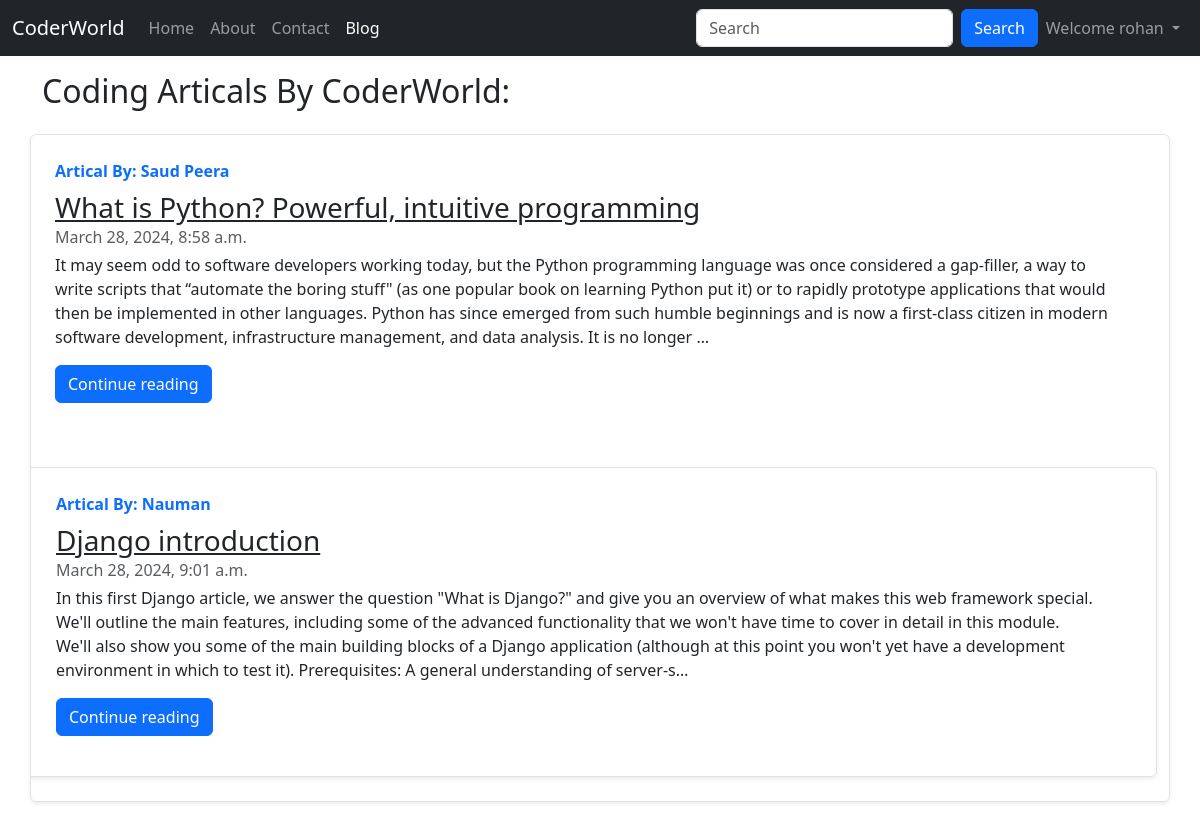
Screenshot of /blog/ (signed in) with the database file from the repository.
### blog/models.py (models this page shows)
class Post(models.Model):
    sno = models.AutoField(primary_key=True)
    Title= models.CharField(max_length=255)
    content= models.TextField()
    author=models.CharField(max_length=20)
    slug=models.CharField(max_length=130)
    timeStamp=models.DateTimeField(blank=True)
    def __str__(self):
        return self.Title + ' by ' + self.author

### blog/views.py (the view)
# urls.py: path('',views.bloghome,name='bloghome'),
def bloghome(request):
    allpost=Post.objects.all()
    print(allpost)
    context = {
        "allpost" :allpost
        }
    return render(request,'blog/bloghome.html', context)

### templates/blog/bloghome.html (shortened to what this page needs)
{% extends "base.html" %}
{% block blogactive %} active {% endblock blogactive %}
{% block body %}
<div class="container my-3">
    <h2>Coding Articals By CoderWorld:</h2>
    {% for post in allpost %}
    <div class="row no-gutters border rounded overflow-hidden flex-md-row my-4 shadow-sm h-md-250 position-relative">
        <div class="col p-4 d-flex flex-column position-static">
            <strong class="d-inline-block mb-2 text-primary">Artical By: {{post.author}}</strong>
            <h3 class="mb-0"><a class="text-dark" href="/blog/{{post.slug}}">{{post.Title}}</a></h3>
            <div class="mb-1 text-muted">{{post.timeStamp}}</div>
            <p class="card-text mb-auto">{{post.content |truncatechars:500}}</p>
            <div class="my-3">
                <a href="/blog/{{post.slug}}" role="button" class="btn btn-primary">Continue reading</a>
            </div>
        </div>
        <div class="col-auto d-none d-lg-block">
        </div>
        {% endfor %}
    </div>
    {% endblock body %}

### templates/base.html (shortened to what this page needs)
<!doctype html>
<html lang="en">
<head>
  <link href="https://cdn.jsdelivr.net/npm/bootstrap@5.3.3/dist/css/bootstrap.min.css" rel="stylesheet"
>
</head>
<body>
  <nav class="navbar navbar-expand-lg navbar-dark bg-dark">
    <div class="container-fluid">
      <a class="navbar-brand" href="/">CoderWorld</a>
      <div class="collapse navbar-collapse" id="navbarSupportedContent">
        <ul class="navbar-nav me-auto mb-2 mb-lg-0">
          <li class="nav-item ">
            <a class="nav-link {% block homeactive %} {% endblock homeactive %}" aria-current="page" href="/">Home</a>
          </li>
          <li class="nav-item ">
            <a class="nav-link {% block aboutactive %} {% endblock aboutactive %}" href="/about">About</a>
          </li>
          <li class="nav-item ">
            <a class="nav-link {% block contactactive %} {% endblock contactactive %}" href="/contact">Contact</a>
          </li>
          <li class="nav-item ">
            <a class="nav-link {% block blogactive %} {% endblock blogactive %}" href="/blog">Blog</a>
          </li>
        </ul>
        <form method="get" action="/Search" class="d-flex" role="search">
          <input class="form-control me-2" type="search" placeholder="Search" aria-label="Search" name="querry"
            id="querry">
          <button class="btn btn-primary" type="Search">Search</button>
        </form>
        {% if user.is_authenticated %}
        <ul class="navbar-nav ml-auto mr-2 ">
          <li class="nav-item dropdown">
            <a class="nav-link dropdown-toggle" href="#" role="button" data-bs-toggle="dropdown" aria-expanded="false">
              Welcome {{request.user}}
            </a>
          </li>
        </ul>
        {% endif %}
      </div>
    </div>
  </nav>
  {% block body %}
  {% endblock body %}
</body>
</html>

### rows the page displays
Post: author "Saud Peera", Title "What is Python? Powerful, intuitive programming", timeStamp "March 28, 2024, 8:58 a.m.", content "It may seem odd to software developers working today, but the Python programming language was once considered a gap-filler, a way to write scripts that “automate the boring stuff\" (as one popular book on learning Python put it) or to rapidly prototype applications that would then be implemented in other languages. Python has since emerged from such humble beginnings and is now a first-class citizen in modern software development, infrastructure management, and data analysis. It is no longer …"
Post: author "Nauman", Title "Django introduction", timeStamp "March 28, 2024, 9:01 a.m.", content "In this first Django article, we answer the question \"What is Django?\" and give you an overview of what makes this web framework special. We'll outline the main features, including some of the advanced functionality that we won't have time to cover in detail in this module. We'll also show you some of the main building blocks of a Django application (although at this point you won't yet have a development environment in which to test it). Prerequisites: A general understanding of server-s…"

### other values shown
{{ request.user }} "rohan"
